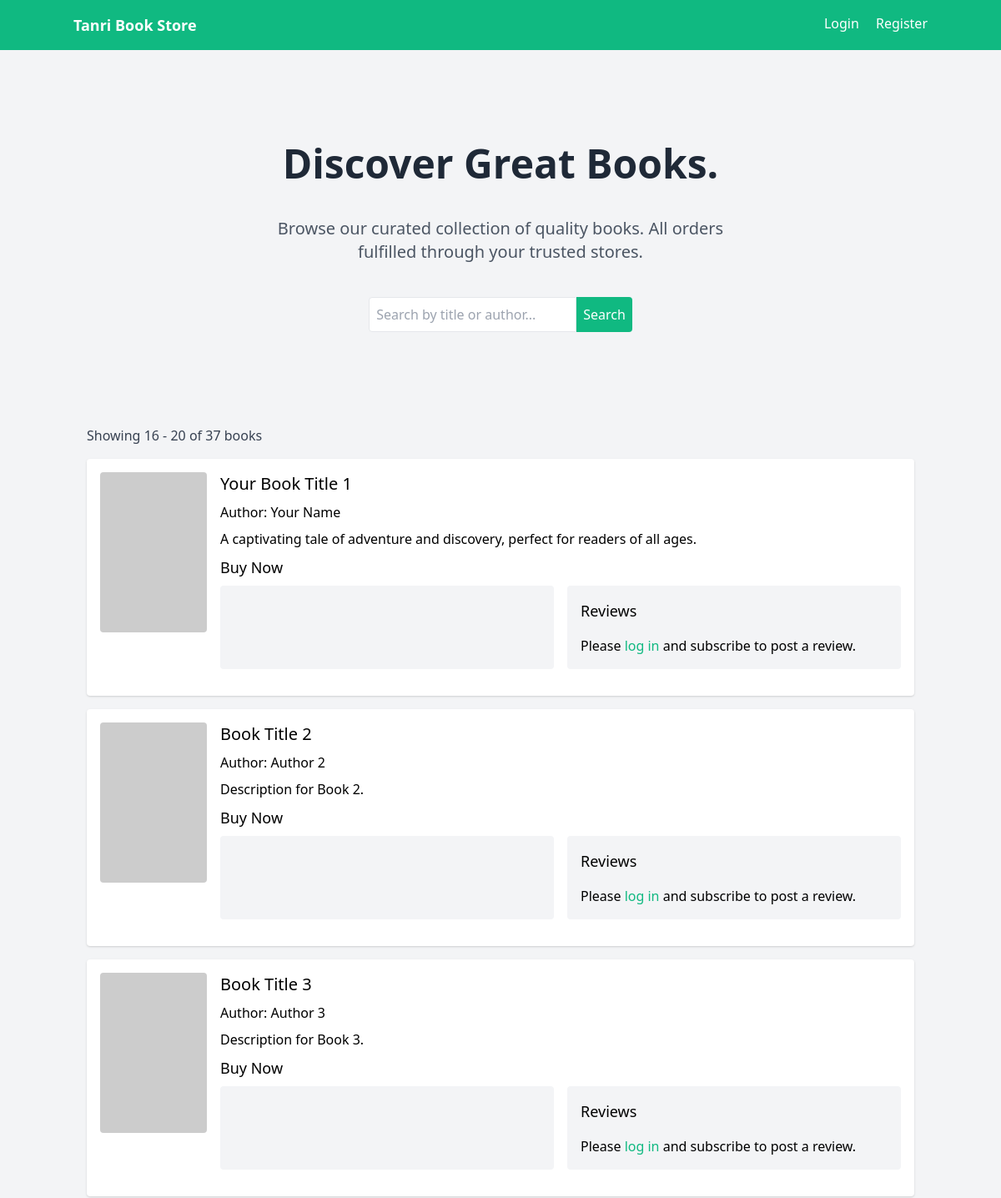
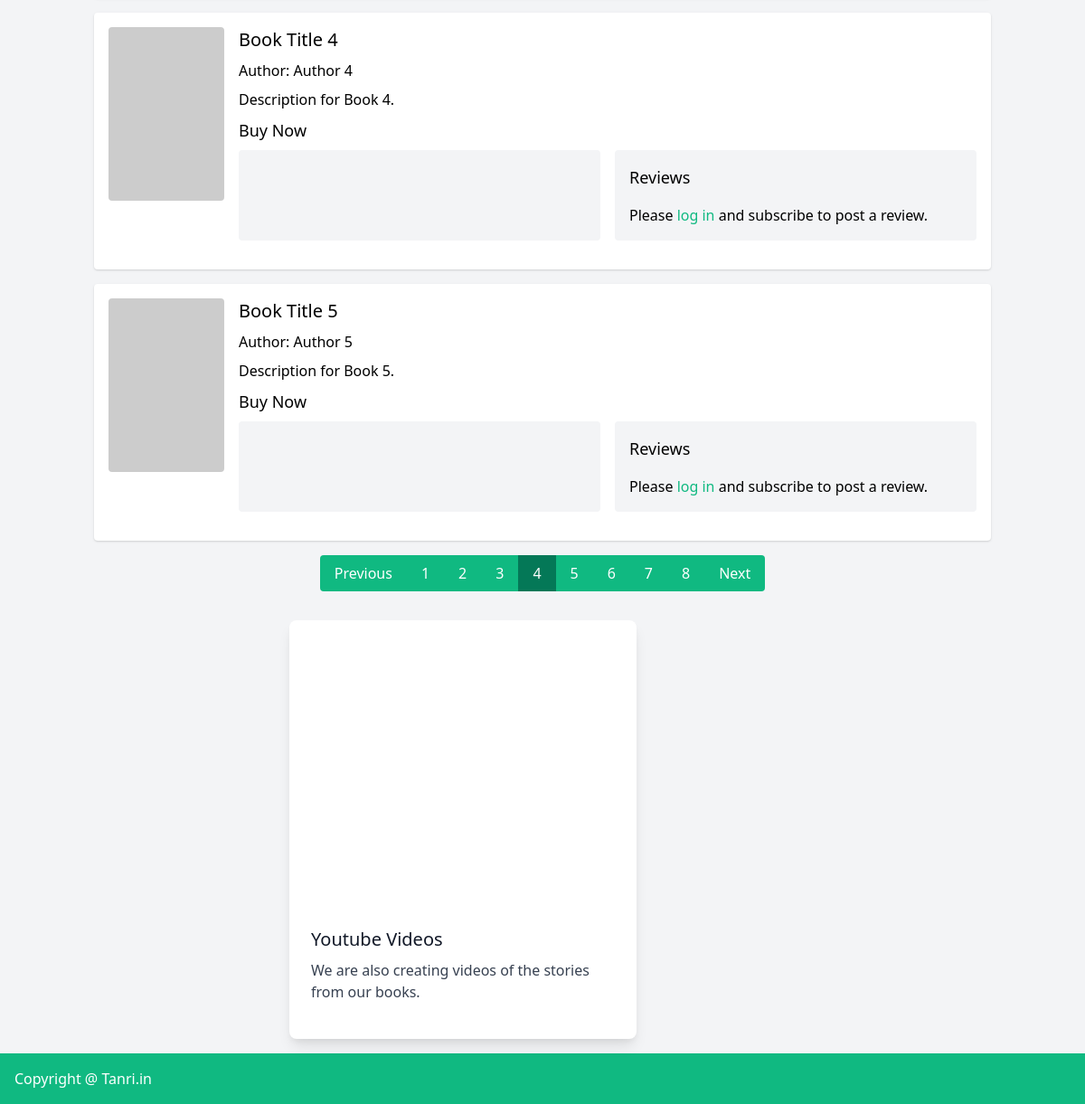
Page /?page=4&search= on the committed database (2 pictures, top to bottom).
### tables this page shows
CREATE TABLE books (
            id INTEGER PRIMARY KEY AUTOINCREMENT,
            title TEXT NOT NULL,
            author TEXT NOT NULL,
            image_url TEXT,
            description TEXT
        );

### book_aggregator.py (the view)
@app.route('/', methods=['GET', 'POST'])
def index():
    search_query = request.form.get('search', '') if request.method == 'POST' else request.args.get('search', '')
    page = request.args.get('page', 1, type=int)
    per_page = 5  # Number of books per page
    offset = (page - 1) * per_page
    with sqlite3.connect('books.db') as conn:
        c = conn.cursor()
        if search_query.strip():
            c.execute('SELECT COUNT(*) FROM books WHERE title LIKE ? OR author LIKE ?',
                     (f'%{search_query}%', f'%{search_query}%'))
        else:
            c.execute('SELECT COUNT(*) FROM books')
        total_books = c.fetchone()[0]
        total_pages = (total_books + per_page - 1) // per_page
        if search_query.strip():
            c.execute('SELECT * FROM books WHERE title LIKE ? OR author LIKE ? LIMIT ? OFFSET ?',
                     (f'%{search_query}%', f'%{search_query}%', per_page, offset))
        else:
            c.execute('SELECT * FROM books LIMIT ? OFFSET ?', (per_page, offset))
        books = c.fetchall()
        book_data = []
        for book in books:
            c.execute('SELECT * FROM book_stores WHERE book_id = ?', (book[0],))
            stores = c.fetchall()
            c.execute('SELECT r.*, u.username FROM reviews r JOIN users u ON r.user_id = u.id WHERE r.book_id = ?', (book[0],))
            reviews = c.fetchall()
            user_review = None
            if 'user_id' in session:
                c.execute('SELECT id, rating, comment FROM reviews WHERE book_id = ? AND user_id = ?', (book[0], session['user_id']))
                user_review = c.fetchone()
            book_data.append({'book': book, 'stores': stores, 'reviews': reviews, 'user_review': user_review})
    return render_template('index.html', books=book_data, search_query=search_query,
                          page=page, total_pages=total_pages, per_page=per_page, total_books=total_books)

### templates/index.html (shortened to what this page needs)
<!DOCTYPE html>
<html>
<head>
    <link href="https://cdn.jsdelivr.net/npm/tailwindcss@2.2.19/dist/tailwind.min.css" rel="stylesheet">
</head>
<body class="bg-gray-100">
    <nav class="bg-green-500 p-4">
        <div class="container mx-auto flex justify-between">
            <a href="{{ url_for('index') }}" class="text-white text-lg font-bold">Tanri Book Store</a>
            <div>
                {% if session.user_id %}
                    {% if session.is_admin %}
                        <a href="{{ url_for('admin') }}" class="text-white mr-4">Admin</a>
                    {% endif %}
                    <a href="{{ url_for('logout') }}" class="text-white">Logout</a>
                {% else %}
                    <a href="{{ url_for('login') }}" class="text-white mr-4">Login</a>
                    <a href="{{ url_for('register') }}" class="text-white">Register</a>
                {% endif %}
            </div>
        </div>
    </nav>
    <div class="container mx-auto p-4">
        <div class="dark:bg-gray-800">
            <div class="dark:bg-transparent">
                <div class="mx-auto flex flex-col items-center py-12 sm:py-24">
                    <div class="w-11/12 sm:w-2/3 lg:flex justify-center items-center flex-col mb-5 sm:mb-10">
                        <h1
                            class="text-4xl sm:text-5xl md:text-5xl lg:text-5xl xl:text-6xl text-center text-gray-800 dark:text-white font-black leading-10">
                            Discover Great
                            <span class="text-violet-800 dark:text-violet-500">Books.</span>
                        </h1>
                        <p class="mt-5 sm:mt-10 lg:w-10/12 text-gray-600 dark:text-gray-300 font-normal text-center text-xl">
                            Browse our curated collection of quality books. All orders fulfilled through your trusted stores.
                        </p>
                    </div>
                    <div class="flex w-11/12 md:w-8/12 xl:w-6/12">
                        <div class="flex rounded-md w-full  justify-center ">
                            <form method="POST" class="mb-4">
                                <div class="flex">
                                    <input type="text" name="search" placeholder="Search by title or author..." value="{{ search_query }}" class="border p-2 rounded-l w-full">
                                    <button type="submit" class="bg-green-500 text-white p-2 rounded-r">Search</button>
                                </div>
                            </form>
                        </div>
                    </div>
                </div>
            </div>
        </div>
        {% if books %}
            <p class="text-gray-700 mb-4">Showing {{ (page - 1) * per_page + 1 }} - {{ ((page - 1) * per_page + books|length) }} of {{ total_books }} books</p>
            {% for data in books %}
                <div class="bg-white p-4 rounded shadow mb-4 flex">
                    {% if data.book[3] %}
                        <img src="{{ data.book[3] }}" alt="{{ data.book[1] }} cover" class="w-32 h-48 object-cover mr-4 rounded">
                    {% else %}
                        <div class="w-32 h-48 bg-gray-200 mr-4 rounded flex items-center justify-center">No Image</div>
                    {% endif %}
                    <div class="flex-1">
                        <h3 class="text-xl mb-2">{{ data.book[1] }}</h3>
                        <p class="mb-2">Author: {{ data.book[2] }}</p>
                        <p class="mb-2">{{ data.book[4] }}</p>
                        <h4 class="text-lg mb-2">Buy Now</h4>
                        <div class="grid grid-cols-1 md:grid-cols-2 gap-4 mb-4">
                            <div class="bg-gray-100 p-4 rounded">
                            </div>
                            <div class="bg-gray-100 p-4 rounded">
                                <h4 class="text-lg mb-2">Reviews</h4>
                                {% if session.user_id %}
                                    {% if session.is_subscribed %}
                                        <h4 class="text-lg mt-4 mb-2">{{ 'Edit Your Review' if data.user_review else 'Add a Review' }}</h4>
                                        <form method="POST" action="{{ url_for('review', book_id=data.book[0]) }}">
                                            <select name="rating" class="border p-2 rounded w-full mb-2" required>
                                                {% for i in range(1, 6) %}
                                                    <option value="{{ i }}" {% if data.user_review and data.user_review[1] == i %}selected{% endif %}>{{ i }}
                                                        {% if i==1 %} &#11088; {% endif %}
                                                        {% if i==2 %} &#11088;&#11088; {% endif %}
                                                        {% if i==3 %} &#11088;&#11088;&#11088; {% endif %}
                                                        {% if i==4 %} &#11088;&#11088;&#11088;&#11088; {% endif %}
                                                        {% if i==5 %} &#11088;&#11088;&#11088;&#11088;&#11088; {% endif %}
                                                    </option>
                                                {% endfor %}
                                            </select>
                                            <textarea name="comment" placeholder="Your review..." class="border p-2 rounded w-full mb-2" required>{{ data.user_review[2] if data.user_review else '' }}</textarea>
                                            <button type="submit" class="bg-green-500 text-white p-2 rounded">{{ 'Update Review' if data.user_review else 'Submit Review' }}</button>
                                        </form>
                                    {% else %}
                                        <form method="POST" action="{{ url_for('subscribe') }}" class="mt-4">
                                            <button type="submit" class="bg-green-500 text-white p-2 rounded">Subscribe to Review</button>
                                        </form>
                                    {% endif %}
                                {% else %}
                                    <p class="mt-4">Please <a href="{{ url_for('login') }}" class="text-green-500">log in</a> and subscribe to post a review.</p>
                                {% endif %}
                            </div>
                        </div>
                    </div>
                </div>
                    {% endfor %}
            <div class="flex justify-center mt-4">
                {% if page > 1 %}
                    <a href="{{ url_for('index', page=page-1, search=search_query) }}" class="bg-green-500 text-white px-4 py-2 rounded-l hover:bg-green-600">Previous</a>
                {% endif %}
                {% for p in range(1, total_pages + 1) %}
                    {% if p == page %}
                        <span class="bg-green-700 text-white px-4 py-2">{{ p }}</span>
                    {% else %}
                        <a href="{{ url_for('index', page=p, search=search_query) }}" class="bg-green-500 text-white px-4 py-2 hover:bg-green-600">{{ p }}</a>
                    {% endif %}
                {% endfor %}
                {% if page < total_pages %}
                    <a href="{{ url_for('index', page=page+1, search=search_query) }}" class="bg-green-500 text-white px-4 py-2 rounded-r hover:bg-green-600">Next</a>
                {% endif %}
            </div>
        {% else %}
            <p class="text-gray-700">No books found matching your search.</p>
        {% endif %}
    </div>
    <section class="container bg-violet-100  p-4">
        <div class="flex justify-center">
            <div class="rounded-lg shadow-lg bg-white max-w-sm">
                <a href="#!">
                    <iframe width="100%" height="315" src="https://www.youtube.com/embed/9kjIdUJnkgo?si=q1dwB6FEOX78WiSg" title="YouTube video player" frameborder="0" allow="accelerometer; autoplay; clipboard-write; encrypted-media; gyroscope; picture-in-picture; web-share" allowfullscreen></iframe>
                </a>
                <div class="p-6">
                    <h5 class="text-gray-900 text-xl font-medium mb-2">Youtube Videos</h5>
                    <p class="text-gray-700 text-base mb-4">
                        We are also creating videos of the stories from our books.
                    </p>
                </div>
            </div>
        </div>
    </section>
    <footer  class="bg-green-500 p-4 text-white">
        <span class="justify-center">Copyright @ Tanri.in</span>
    </footer>
</body>
</html>

### rows in the picture
books: title "Your Book Title 1", author "Your Name", description "A captivating tale of adventure and discovery, perfect for readers of all ages."
books: title "Book Title 2", author "Author 2", description "Description for Book 2."
books: title "Book Title 3", author "Author 3", description "Description for Book 3."
books: title "Book Title 4", author "Author 4", description "Description for Book 4."
books: title "Book Title 5", author "Author 5", description "Description for Book 5."

### other values in the picture
{{ (page - 1) * per_page + 1 }} "16"
{{ ((page - 1) * per_page + books|length) }} "20"
{{ total_books }} "37"
{{ p }} "1" "2" "3" "5" "6" "7" "8"
{{ p }} "4"
